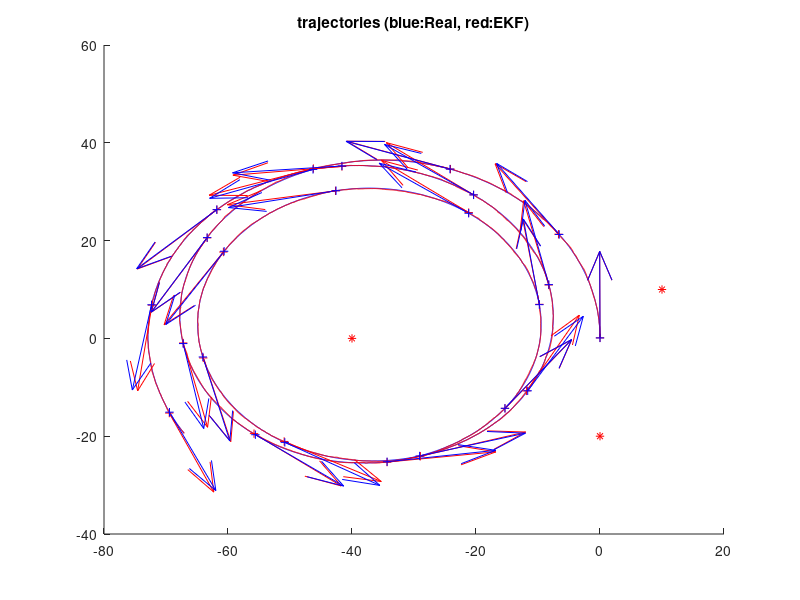
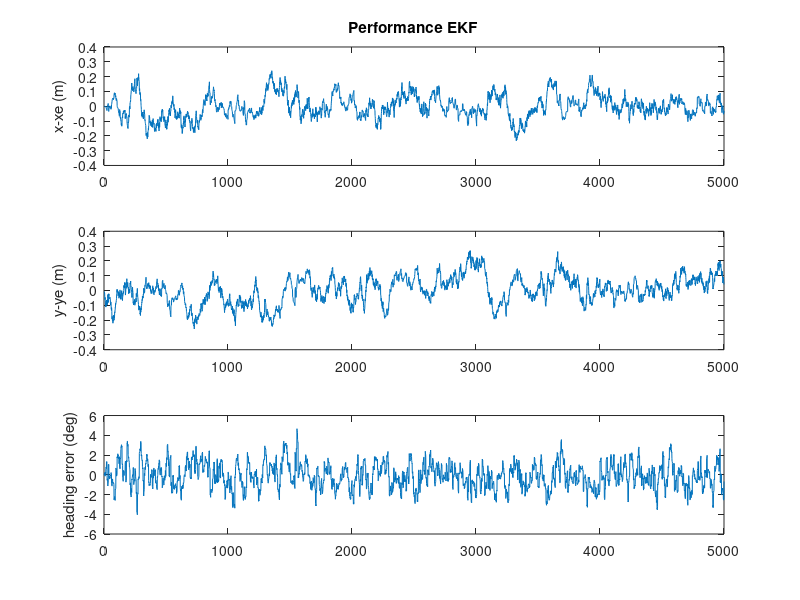

MATLAB code for these plots, in order:
% DemoEKF.m - version 1
% MRTN4010 - 2014
% Example of the applicaction of Extended Kalman Filter for the localization problem, using range observations.

% Note#1:
% For each "laser scan" we extract the detected landmarks and use their ranges to update the estimated 
% states (3DoF: 2D position and heading of the platform).  
% Even frequently using "just" one range (related to some landmark) the estimator is
% able to estimate the pose (position and heading)!!!
% Q: How is this possible?
% A: This is because in addition to the observation model we use the process model (that correlates the states in time) as well.
% As the robot moves then we obtain several observations from different poses (and at different times).
% This system is what is called "Observable" 
% (its internal states can be estimated by observing its "outputs", in this case we measure its distance to certain landmark/landmarks).


% Note#2: in this simulation we run the process model at certain frequency
% (dt=50ms), however we do not assume we get measurements (for the observations) at that sample
% rate (that situation would be great!, but not always possible). We assume observations have a slower sample rate. This
% is to show that even for a poor system (observing at low rate) the estimation process is still good and feasible. 
% ( Question: How fast is a human driver in observing the context in order to estimate his/her pose? )


%Note #3:
% You can change many things in this simulation:
% 1)  the geographical distribution and number of landmarks.
% 2)  the noise's standard deviations in the inputs of the kinematic model of the vehicle
% 3)  the noise's standard deviations of range measurements
% 4)  the sampling time of the scanner
% 5)  the inputs to the process (speed and angular rate)
% a lot of things to experiment!


% Note4:  IMPORTANT
% a) You will need to modify the EKF update stage in order to deal with the
% cases:        Bearing Only and Range+Bearing.

% b) you need to adapt the Q matrix in the prediction stage in order to
% consider the noise that pollutes the inputs of the process model (speed
% and gyroZ). Follow the approach presented in the lecture notes, in file
% "MTRN40101_L06_Noise_in_the_inputs_of_ProcessModel.pdf"

%---------------------------------

% In this problem we have a kinematic model of the platform ( our "process
% model"). The inputs of the model are 2 :
%    a)  platform's speed (measured at the middle point between theback wheels) 
%    b)  Wz (yaw/heading angular rate), measured through  IMU's gyros.


% by J. Guivant for MRTN4010's students, Session 2014.

% Edited by Wenny Hidayat/z3351846
% Some changes: 1. Process bearing instead of range (v)
%               2. Process both range and bearing   (v)
%               3. 






function main()


% .....................................................
% Here I define the magnitude of the "noises", that I assume are present, polluting mesurements, models, etc.  

% .. error in the angular rate sensor
stdDevGyro = 2*pi/180 ;          % 2 degrees/second , standard deviation of the gyros' noise
% you have seen, when playing with our IMU that, after removing the
% offsets, the eror present in the gyros' measurements should be lower than 2 deg/sec.

% ...error in the speed's measurements
stdDevSpeed = 0.3 ;   % a lot of error!  (very difficult case). speedmeter's error = 0.3m/sec 

% ... errors in the range measurements (25cm, standard.dev.)
sdev_rangeMeasurement = 0.25 ;          % std. of noise in range measurements. 0.25m
sdev_bearingMeasurement = 5*pi/180;    % stddev for bearing at 30 deg/s, in rad
% this is more that the error you would have with our laser scanner.

% .....................................................
Dt=0.05 ;                       % "sample time", 50ms
Li = 5000 ;                     % "experiment" duration, in iterations 
DtObservations=0.250 ;          % laser "sample time" of observations, 4Hz, approximately
r2d = 180/pi;                   % conversion rad to deg
d2r = pi/180;                   % conversion deg to rad

% .....................................................
% here I create a virtual map, because this program works on a simulated process.
% (in a real case you would have a real map)

% How many landmarks do you want to use?  
n_usedLanmarks = 3 ;    %it must be : 1 <= n_usedLanmarks <= 4 
% just to create some landmarks
global NavigationMap;
NavigationMap = CreateSomeMap(n_usedLanmarks) ;  %creates a artificial map!
% ................................................


% These are the ESTIMATES (Expected value and covariance matrix)
% Initial conditions of the estimates (identical to the real ones, as in
% the lab)( I Assume we know the initial condition of the system)
Xe = [ 0; 0; pi/2 ] ;       % starting x
P = zeros(3,3) ;            % initial quality --> perfect (covariance =zero )
% Why perfect? (BECAUSE in this case we DO ASSUME we know perfectly the initial condition)


% Some buffers to store the intermediate values during the experiment
Xreal_History= zeros(3,Li) ;
Xe_History= zeros(3,Li) ;

% .....................................................
% I assume that every time we apply the process model to predict the evolution of the system for a 
% perdiod of time of Dt (50ms) we introduce uncertainty of 0.01m standard deviation on X, 
% similar uncertainty on Y and 1 degree (a lot!) on the heading's estimation
% Q  =zeros(3,3) ;  Q(1,1) = (0.01)^2 ; Q(2,2) =Q(1,1)  ; Q(3,3) = (1*pi/180)^2 ;
% Although you initially use this one, it can be improved. Read
% "MTRN40101_L06_Noise_in_the_inputs_of_ProcessModel.pdf" in order to implement a good refinement. 

Q = diag( [ (0.01)^2 ,(0.01)^2 , (1*pi/180)^2]) ;
% Q matrix. Represent the covariance of the undertainty about the process model.
% .....................................................


time=0 ;
% init simulator of process.
InitSimulation(stdDevSpeed,stdDevGyro,sdev_bearingMeasurement,sdev_rangeMeasurement,DtObservations);
% (BTW: this is just a simulation to replace ther eal system, because we,
% for the moment, do not have the real system. )


% .....................................................    
for i=1:Li,     % loop
    
    %pause(dt) ;   % NO delay, I want to run this in a fast off-line SIMULATION, so ASAP.
    
    time = time+Dt ;    
    SimuPlatform(time,Dt);      % because NOW I do not have a real system, I simulate it.

     
    % I ask about the inputs to the Process Model.
    % The inputs I will be told are polluted versions of the real inputs.
    [Noisy_speed,Noisy_GyroZ]=GetProcessModelInputs();
    % in the real case we should measure the real inputs (gyros and speedmeter)
    
    % -------- THIS IS THE EKF! ------------------------
    % ------ Kalman Filter prediction: applies the prediction step (i.e. Process model). 
    Xe    = RunProcessModel(Xe,Noisy_speed,Noisy_GyroZ,Dt) ;
    
    % Estimate new covariance after prediction
    % First , I evaluate the Jacobian matrix of the process model (see lecture notes).
    % Write the analytical expression on paper to understand the followign line.
    J = [ [1,0,-Dt*Noisy_speed*sin(Xe(3))  ]  ; [0,1,Dt*Noisy_speed*cos(Xe(3))] ;    [ 0,0,1 ] ] ; 
    % then I calculate the new coveraince, after the prediction P(K+1|K) = J*P(K|K)*J'+Q ;
    P = J*P*J'+Q ;

    % the precition step, for this iteration, is done.
    % -----------------------------------------------


    % .. Get range measuremens, if those are available.
    [nDetectedLandmarksB,nDetectedLandmarks,MeasuredBearings,MasuredRanges,IDs]=GetObservationMeasurements();
    
    
    
    if (nDetectedLandmarks>0) && (nDetectedLandmarksB>0),     % any laser data and detected landmarks?
     
        % Because there are available obsevations ==> I perform EKF updates
             
   
        % --------------- Kalmal Filter update (observations)
        % Because this observation function is non-linear--> we need to get the Jacobians of h(X).
        % Jacobian for range only measurements (evaluated at the current expected value -->Xe)    
        
        % sqrt( (xi-x)^2+(yi-y)^2 ) for all the seen landmarks. I will need
        % this term for the next calculations.
        
        for u=1:nDetectedLandmarks,
         
            ID = IDs(u);            % landmark ID?    
            eDX = (NavigationMap.landmarks(ID,1)-Xe(1)) ;      % (xu-x)
            eDY = (NavigationMap.landmarks(ID,2)-Xe(2)) ;      % (yu-y)
            
            % Range input
            eDD_range = sqrt( eDX.*eDX + eDY.*eDY ) ; %   so : sqrt( (xu-x)^2+(yu-y)^2 ) 

            % Bearing input 
            eDD_bearing = eDX.*eDX + eDY.*eDY;
        
            % here is it. "H". I reuse some previous calculations.
            H_range = [  -eDX./eDD_range , -eDY./eDD_range , 0 ] ;   % Jacobian of h(X),range
            H_bearing = [ eDY./eDD_bearing, -eDX./eDD_bearing, -1];
            H = [H_range; H_bearing];
            
            % the expected distances to the landmarks ( "h(Xe)" ). Xe 1=x 2=y 3=gyro.
            ExpectedRange = eDD_range ;   % just a coincidence: we already calculated them for the Jacobian, so I reuse it. 
            ExpectedBearing = atan2(eDY, eDX) - Xe(3) + pi/2; % Output in rad
        
            % Evaluate residual (innovation)  "Y-h(Xe)"
            zR  = MasuredRanges(u) - ExpectedRange ;      
            zB = MeasuredBearings(u) - ExpectedBearing;
            % Normalization
            zB = mod(  zB*r2d+180, 2*180) - 180; % in deg
            zB = zB*d2r;
            
            z =[zR;zB];
            
            % ------ covariance of the noise/uncetainty in the measurements
            % R is Diagonal --->because I believe the noises in the measurements
            %  ,from different sensors, are independent.
            RR = sdev_rangeMeasurement*sdev_rangeMeasurement*4; 
            RB = sdev_bearingMeasurement*sdev_bearingMeasurement*4 ;
            R = diag([RR,RB]);
            % I multiply by 4 because I want to be conservative and assume
            % twice the standard deviation that I believe does happen.
        
        
            % Some intermadiate steps for the EKF (as in the lecture notes)
            S = R + H*P*H'; 
            iS = inv(S) ;               % in this case S is 1x1 so inv(S) is just 1/S

            K = P*H'*iS ;           % Kalman gain

            % ----- do it...I am getting  X(k+1|k+1) and P(k+1|k+1)
            Xe = Xe + K*z ;           % update the  expected value
            P = P-P*H'*iS*H*P ;     % update the Covariance
        % -----  individual EKF update done ...
       end; 
       % all avalilable EKF updates done ...
    end;  
     
    
     % -------- remember some variables to plot at the end.   
     Xreal_History(:,i) = GetCurrentSimulatedState() ;
     Xe_History(:,i)    = Xe ;
end ;    
      


% PLOT some results. PLot estimated and "real" values of platform states.
SomePlots(Xreal_History,Xe_History,NavigationMap) ;


return ;           % loop to the next observation based on new measurements..



% =========================================================================
% --- THIS IS THE PROCESS MODEL of MY SYSTEM. (it is a Kinemetic model)
    
function Xnext=RunProcessModel(X,speed,GyroZ,dt) 
    Xnext = X + dt*[ speed*cos(X(3)) ;  speed*sin(X(3)) ; GyroZ ] ;
return ;


% =========================================================================
% ========== Simulation functions - (used for simuation of "real" platform and
% for the process model of the EKF.
% When we apply the EKF on a real case, we do not need this part.


function [bearings,ranges,IDs] = GetMeasurementsFomNearbyLandmarks(X,map)
    dx= map.landmarks(:,1) - X(1) ;
    dy= map.landmarks(:,2) - X(2) ;
    bearings = atan2(dy, dx) - X(3) + pi/2; %in RAD
    ranges = sqrt((dx.*dx + dy.*dy)) ;
    IDs = [1:map.nLandmarks];
    
    % I simulate I measure/detect all the landmarks, however there can be
    % cases where I see just the nearby ones.
    
return ;


% here I propose some speed and angular rate inputs. 
% in real cases, they do happen, we do not to propose them.
function [speed,GyroZ] = SimuControl(X,t)
    speed = 2 ;                                         % cruise speed, 2m/s  ( v ~ 7km/h)
    GyroZ = 3*pi/180 + sin(0.1*2*pi*t/50)*.02 ;         % some crazy driver moving the steeering wheel...
return ;


% here I propose some map of landmarks. 
% in real cases, we do not create it synthetically, like here.
function map = CreateSomeMap(n_used)
    landmarks = [  [ -40,0 ];[ -0,-20 ];[ 10,10 ] ;[ 30,10 ]  ] ;
    map.landmarks = landmarks(1:n_used,:) ;
    map.nLandmarks = n_used ;
return ;



function InitSimulation(stdDevSpeed,stdDevGyro,sdev_bearingMeasurement,sdev_rangeMeasurement,DtObservations)
    global ContextSimulation;
    ContextSimulation.Xreal = [ 0; 0;pi/2 ] ;     % [x;y;phi]
    ContextSimulation.stdDevSpeed = stdDevSpeed;
    ContextSimulation.stdDevGyro = stdDevGyro;
    ContextSimulation.Xreal = [0;0;pi/2];
    ContextSimulation.speed=0;
    ContextSimulation.GyroZ=0;
    ContextSimulation.sdev_rangeMeasurement=sdev_rangeMeasurement;
    ContextSimulation.sdev_bearingMeasurement=sdev_bearingMeasurement;
    ContextSimulation.DtObservations=DtObservations;
    ContextSimulation.timeForNextObservation= 0;
    ContextSimulation.CurrSimulatedTime=0;
return;


function [Noisy_speed,Noisy_GyroZ]=GetProcessModelInputs()
    % .....................................................
    % add noise to simulate real conditions
    % WHY? to be realistic. When we measure things the measurements are polluted with noise, So I simulated that situation by adding random
    % noise to the perfect measurements (the ones I get from the simulated "real" platform.
    global ContextSimulation;
    Noisy_speed =ContextSimulation.speed+ContextSimulation.stdDevSpeed*randn(1) ;
    Noisy_GyroZ =ContextSimulation.GyroZ+ContextSimulation.stdDevGyro*randn(1);
return;


% NOTE: in Project#2 you will apply the EKF for estimating the states of the real
% system. In such cases You DO NOT ADD ANY NOISE to the real
% measurements!!!!. We add noise here because we pretend this is the real
% case, always having noise polluting our measurements.


function  SimuPlatform(time,Dt)
    global ContextSimulation;    
    
    % simulate some crazy driver for the car..
    [ContextSimulation.speed,ContextSimulation.GyroZ] = SimuControl(ContextSimulation.Xreal,time) ;      % read kinematic model inputs, ideal ones
    % .........................................
    % simulate one step of the "real system":  Xreal(time)
    ContextSimulation.Xreal = RunProcessModel(ContextSimulation.Xreal,ContextSimulation.speed,ContextSimulation.GyroZ,Dt) ;
    ContextSimulation.CurrSimulatedTime = ContextSimulation.CurrSimulatedTime+Dt;
return;


function [nDetectedLandmarksB,nDetectedLandmarks,MeasuredBearings,MasuredRanges,IDs]=GetObservationMeasurements(map)
    global ContextSimulation NavigationMap;       
   
    if ContextSimulation.CurrSimulatedTime<ContextSimulation.timeForNextObservation,
        nDetectedLandmarks=0;
        nDetectedLandmarksB = 0;
        MasuredRanges=[];
        MeasuredBearings = [];
        IDs=[];
        return ; 
    end;
        
    ContextSimulation.timeForNextObservation = ContextSimulation.timeForNextObservation+ContextSimulation.DtObservations;
    
    % get simulated range measurements (actual system), in this case the
    % simulated platform.
        [RealBearings,RealRanges,IDs] = GetMeasurementsFomNearbyLandmarks(ContextSimulation.Xreal,NavigationMap) ;
                % ...................................................
        nDetectedLandmarks = length(RealRanges) ;
        nDetectedLandmarksB = length(RealBearings);
        
        % Here I corrupt the simulated measurements by adding some random noise (to simulate noise, as in the reality)
        % this is the noise
        noiseInMeasurements= ContextSimulation.sdev_rangeMeasurement*randn(size(RealRanges));
        noiseInBearings= ContextSimulation.sdev_bearingMeasurement*randn(size(RealBearings));
        
        % here I add it to the perfect ranges' measurements
        MasuredRanges = RealRanges +  noiseInMeasurements ;
        MeasuredBearings = RealBearings + noiseInBearings;
        % so MasuredRanges are the prefect measurements polluted with
        % noise. I get the "perfect measurements" from the simulated
        % platform
 return;

 
    function X=GetCurrentSimulatedState()
        global ContextSimulation;
        X=ContextSimulation.Xreal;
        
        
     return;   

% -------------end simulation functions -----------------------------------------------


% ====================================================
% --- This is JUST for ploting the results
function SomePlots(Xreal_History,Xe_History,map) ;



figure(2) ; clf ; hold on ;
plot(Xreal_History(1,:),Xreal_History(2,:),'b') ;
plot(Xe_History(1,:),Xe_History(2,:),'r') ;
plot(map.landmarks(:,1),map.landmarks(:,2),'*r') ;
ii = [1:225:length(Xe_History(1,:))] ;
quiver(Xe_History(1,ii),Xe_History(2,ii),5*cos(Xe_History(3,ii)),5*sin(Xe_History(3,ii)),'r' ) ;
quiver(Xreal_History(1,ii),Xreal_History(2,ii),5*cos(Xreal_History(3,ii)),5*sin(Xreal_History(3,ii)),'b' ) ;
plot(Xe_History(1,ii),Xe_History(2,ii),'+r') ;
plot(Xreal_History(1,ii),Xreal_History(2,ii),'+b') ;
title('trajectories (blue:Real, red:EKF)') ;

% --------- plot errors between EKF estimates and the real values
figure(3) ; clf ; 
subplot(311) ; plot(Xreal_History(1,:)-Xe_History(1,:)) ;ylabel('x-xe (m)') ;
title('Performance EKF') ;
subplot(312) ; plot(Xreal_History(2,:)-Xe_History(2,:)) ;ylabel('y-ye (m)') ;
subplot(313) ; plot(180/pi*(Xreal_History(3,:)-Xe_History(3,:))) ;ylabel('heading error (deg)') ;

return ;
% -------------------------------------------------------------------------